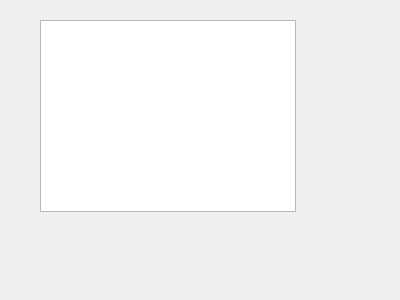
<?xml version="1.0" encoding="UTF-8"?>
<ui version="4.0">
 <class>exploreBirdsDialog</class>
 <widget class="QDialog" name="exploreBirdsDialog">
  <property name="geometry">
   <rect>
    <x>0</x>
    <y>0</y>
    <width>400</width>
    <height>300</height>
   </rect>
  </property>
  <property name="windowTitle">
   <string>Dialog</string>
  </property>
  <widget class="QListWidget" name="listWidget">
   <property name="geometry">
    <rect>
     <x>40</x>
     <y>20</y>
     <width>256</width>
     <height>192</height>
    </rect>
   </property>
  </widget>
 </widget>
 <resources/>
 <connections/>
</ui>
